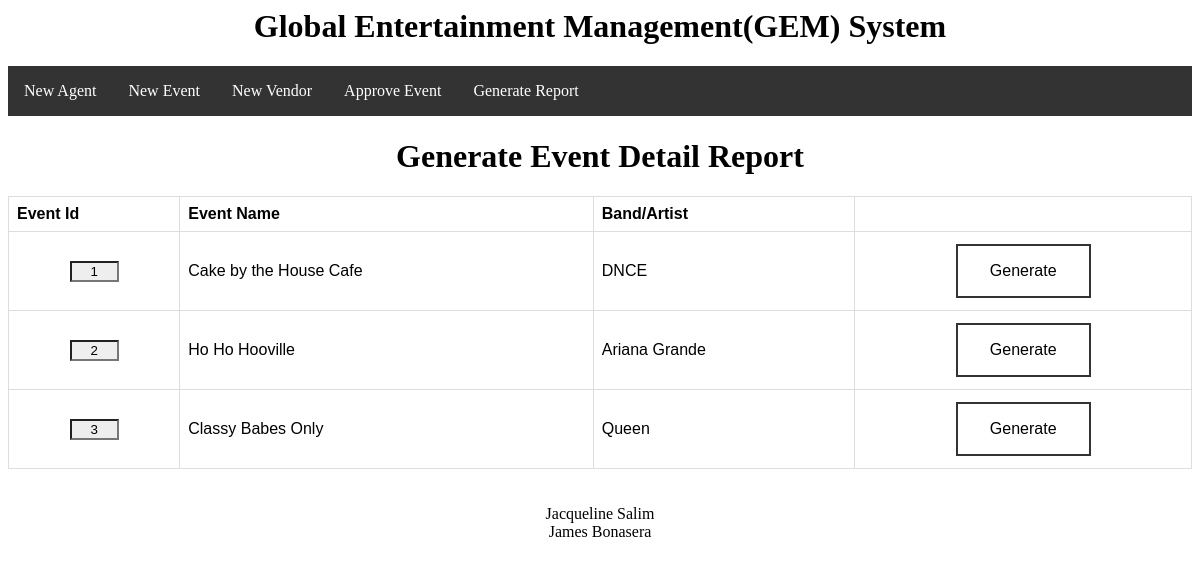
The page /generateReport.php on the database as committed earlier.
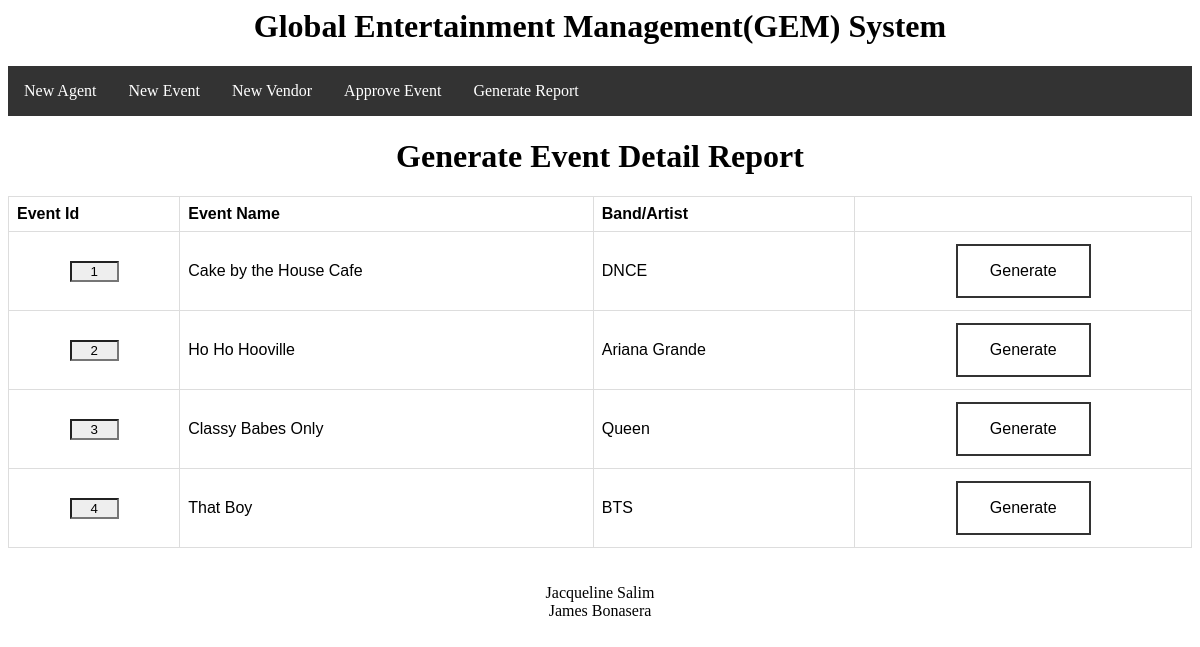
The same page on the database as committed later.
### tables this page shows
CREATE TABLE Event
(EventId int auto_increment PRIMARY KEY,
EventName CHAR(50),
Street CHAR(50),
City CHAR(20),
State CHAR(2),
Zip CHAR(10),
Date DATE,
StartTime TIME,
Status CHAR(10),
SeatingCapacity int,
Notes TEXT,
NumTicketsSold int,
Singer CHAR(53),
PerformerType CHAR(6),
PerformerId int,
EventManagerId int,
VendorId int,
foreign key (EventManagerId) references EventManager(EventManagerId),
foreign key (VendorId) references Vendor(VendorId));

### generateReport.php (the view, shortened to what this page needs)
<?php
  $pageTitle = "Generate Event Detail Report";
  require_once("conn.php");
  echo '<h1 align="center">'.$pageTitle.'</h1>';
  echo '<div align="center">';
  echo '<table>';
    echo '<tr>';
    echo '<th>Event Id</th>';
    echo '<th>Event Name</th>';
    echo '<th>Band/Artist</th>';
    echo '<th> </th>';
    echo '</tr>';
    foreach($conn->query('SELECT EventId,EventName,SeatingCapacity,BusinessName,FirstName,LastName,Date,StartTime,Status,Singer,Event.Street,Event.City,Event.State,Event.Zip FROM Event,EventManager,Vendor WHERE Event.EventManagerId = EventManager.EventManagerId AND Event.VendorId = Vendor.VendorId') as $events)
    {
    echo '<form action="generateEventInfo.php" method="get">';
    echo '<tr>';
    echo '<td style="text-align: center">';
    echo '<input name="id" value="'.$events['EventId'].'" style="background: #eeeeee; text-align: center" size="3" readonly>';
    echo '</td>';
    echo '<td>';
    echo '<label>'.$events['EventName'].'</label>';
    echo '</td>';
    echo '<td>';
    echo '<label>'.$events['Singer'].'</label>';
    echo '</td>';
    echo '<td style="text-align: center">';
    echo '<button type="submit" class="button button1">Generate</button>';
    echo '</td>';
    echo '</tr>';
    echo '</form>';
    }
    echo '</table>';
  echo '</div>';
?>

Rows that differ between the two databases and show on the page:
added event: id "4", EventName "That Boy", Singer "BTS"
